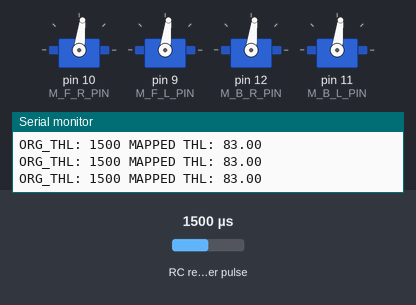
A sketch run on a simulated Arduino Uno, built with avr-gcc and run on an emulated ATmega328P. Parts: 4 × servo, the last lines printed to the serial monitor. Wiring (inferred from the names in the program): RC receiver channel: data pin 4. The test bench sets the inputs (shaded band); at power-on: RC receiver pulse 1500 µs.

Above: at 1.2 s.
1.3 s: RC receiver pulse (sensor on pin 4) set to 1020 µs
At 2.5 s:
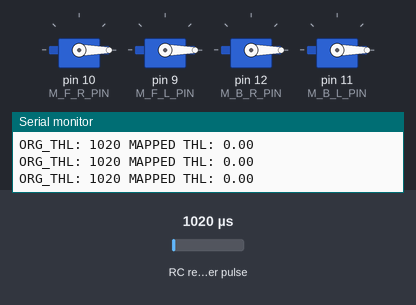
2.9 s: RC receiver pulse (sensor on pin 4) set to 1250 µs
At 4.1 s:
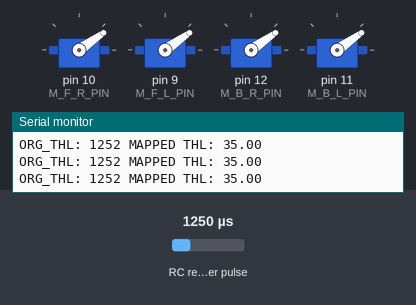
4.4 s: RC receiver pulse (sensor on pin 4) set to 1750 µs
At 5.0 s:
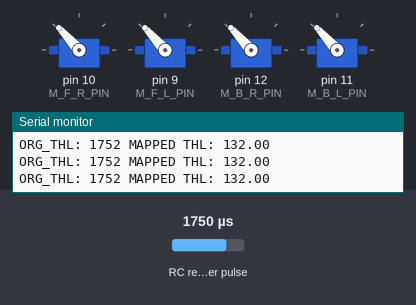
5.9 s: RC receiver pulse (sensor on pin 4) set to 1980 µs
At 6.9 s:
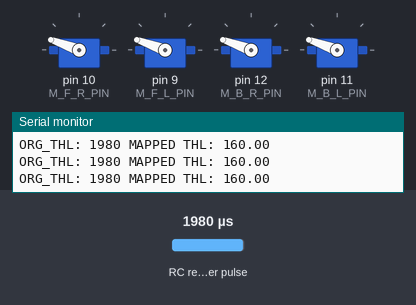
7.4 s: RC receiver pulse (sensor on pin 4) set to 1500 µs
At 8.6 s:
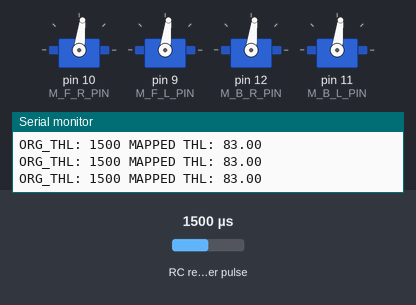
8.9 s: RC receiver pulse (sensor on pin 4) set to 1060 µs
At 9.5 s:
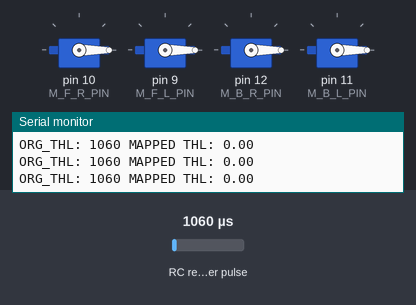
Timing chart, 0 to 11.5 s (numbered marks = the images above; inputs shaded):
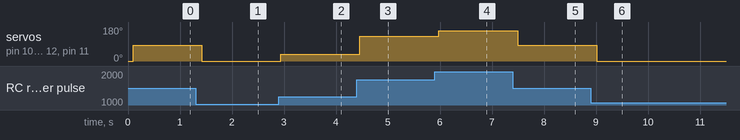

Measured:
- after the input at 1.3 s, servo on pin 10 (M_F_R_PIN), servo on pin 9 (M_F_L_PIN), servo on pin 12 (M_B_R_PIN), servo on pin 11 (M_B_L_PIN): 83° → 0° after 0.12 s
- after the input at 2.9 s, servo on pin 10 (M_F_R_PIN), servo on pin 9 (M_F_L_PIN), servo on pin 12 (M_B_R_PIN), servo on pin 11 (M_B_L_PIN): 0° → 35° at once
- after the input at 4.4 s, servo on pin 10 (M_F_R_PIN), servo on pin 9 (M_F_L_PIN), servo on pin 12 (M_B_R_PIN), servo on pin 11 (M_B_L_PIN): 35° → 132° after 0.06 s
- after the input at 5.9 s, servo on pin 10 (M_F_R_PIN), servo on pin 9 (M_F_L_PIN), servo on pin 12 (M_B_R_PIN), servo on pin 11 (M_B_L_PIN): 132° → 160° after 0.08 s
- after the input at 7.4 s, servo on pin 10 (M_F_R_PIN), servo on pin 9 (M_F_L_PIN), servo on pin 12 (M_B_R_PIN), servo on pin 11 (M_B_L_PIN): 160° → 83° after 0.10 s
- after the input at 8.9 s, servo on pin 10 (M_F_R_PIN), servo on pin 9 (M_F_L_PIN), servo on pin 12 (M_B_R_PIN), servo on pin 11 (M_B_L_PIN): 83° → 0° after 0.12 s

The sketch:

multy_motor__stable_hover_02.ino
```cpp
#include <EnableInterrupt.h>
#include <Servo.h>

#define SERIAL_PORT_SPEED 57600
#define RC_NUM_CHANNELS  4

#define RC_CH_THR  0  // 0 < SLOWER < FASTER
#define RC_CH_RL   1  // 0 < LEFT < 50 < RIGHT < 100
#define RC_CH_FB   2  // 0 < BACKWARD < 50 < FORWARD < 100
#define RC_CH_YAW  3  // 0 < LEFT < 50 < RIGHT < 100

#define RC_CH_THR_INPUT  4
#define RC_CH_RL_INPUT   3
#define RC_CH_FB_INPUT   2
#define RC_CH_YAW_INPUT  5

#define X_STATE_PIN 6
#define Y_STATE_PIN 7
#define Z_STATE_PIN 8

#define M_F_L_PIN 9
#define M_F_R_PIN 10
#define M_B_L_PIN 11
#define M_B_R_PIN 12

#define MIN_VAL 1070
#define MAX_VAL 2000

#define NEUTRAL_SPEED_PCS   10

uint16_t rc_values[RC_NUM_CHANNELS];
uint32_t rc_start[RC_NUM_CHANNELS];
volatile uint16_t rc_shared[RC_NUM_CHANNELS];

Servo motor_f_r;
Servo motor_f_l;
Servo motor_b_r;
Servo motor_b_l;

unsigned int last_motor_f_l;
unsigned int last_motor_f_r;
unsigned int last_motor_b_l;
unsigned int last_motor_b_r;

int start_stage;


void rc_read_values() {
  noInterrupts();
  memcpy(rc_values, (const void *)rc_shared, sizeof(rc_shared));
  interrupts();
}

void calc_input(uint8_t channel, uint8_t input_pin) {
  if (digitalRead(input_pin) == HIGH) {
    rc_start[channel] = micros();
  } else {
    uint16_t rc_compare = (uint16_t)(micros() - rc_start[channel]);
    rc_shared[channel] = rc_compare;
  }
}

void calc_ch_thr()  { calc_input(RC_CH_THR, RC_CH_THR_INPUT); }
void calc_ch_rl()   { calc_input(RC_CH_RL, RC_CH_RL_INPUT); }
void calc_ch_fb()   { calc_input(RC_CH_FB, RC_CH_FB_INPUT); }
void calc_ch_yaw()  { calc_input(RC_CH_YAW, RC_CH_YAW_INPUT); }

void write_motor_values(unsigned int f_l, unsigned int f_r,
                        unsigned int b_l, unsigned int b_r)
{
    // write values to motors
    motor_f_l.write(f_l);   motor_f_r.write(f_r);
    motor_b_l.write(b_l);   motor_b_r.write(b_r);

    // save last values
    last_motor_f_l = f_l;   last_motor_f_r = f_r;
    last_motor_b_l = b_l;   last_motor_b_r = b_r;
}

void setup() {
  // begin serial connection
  Serial.begin(SERIAL_PORT_SPEED);

  // initiate input pins' mode
  pinMode(RC_CH_THR_INPUT, INPUT);
//  pinMode(RC_CH_RL_INPUT, INPUT);
//  pinMode(RC_CH_FB_INPUT, INPUT);
//  pinMode(RC_CH_YAW_INPUT, INPUT);

//  pinMode(X_STATE_PIN, INPUT);
//  pinMode(Y_STATE_PIN, INPUT);
//  pinMode(Z_STATE_PIN, INPUT);
//

  // enable interrupt on input pins
  enableInterrupt(RC_CH_THR_INPUT, calc_ch_thr, CHANGE);
//  enableInterrupt(RC_CH_RL_INPUT, calc_ch_rl, CHANGE);
//  enableInterrupt(RC_CH_FB_INPUT, calc_ch_fb, CHANGE);
//  enableInterrupt(RC_CH_YAW_INPUT, calc_ch_yaw, CHANGE);

  // attach each output pin to related servo object
  motor_f_r.attach(M_F_R_PIN);
  motor_f_l.attach(M_F_L_PIN);
  motor_b_r.attach(M_B_R_PIN);
  motor_b_l.attach(M_B_L_PIN);

  // init start flag
  start_stage = 0;

  // verify motors are stopped
  write_motor_values(0, 0, 0, 0);
}

void loop() {
  // read values from RF receiver
  rc_read_values();

  // map readed values to motors range
  Serial.print("ORG_THL: "); Serial.print(rc_values[RC_CH_THR]);
  float thr_value = max(0, min(map(rc_values[RC_CH_THR], MIN_VAL, MAX_VAL, 0, 180), 160));
  Serial.print(" MAPPED THL: "); Serial.println(thr_value);
  write_motor_values(thr_value, thr_value, thr_value, thr_value);

  delay(100);
}
```
